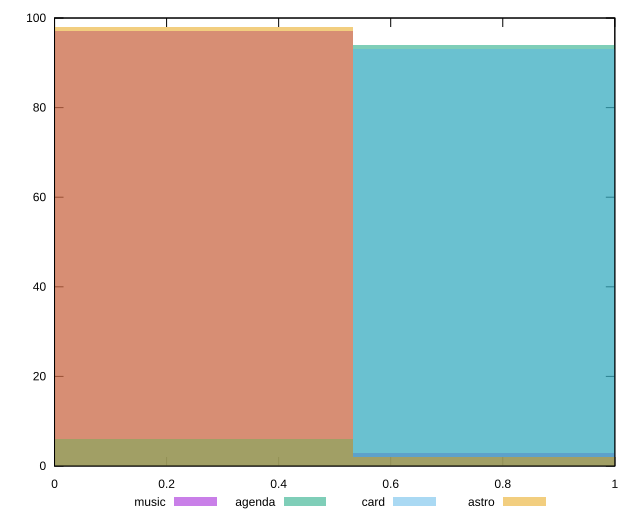

Write the gnuplot code that produced this figure.
reset

$music <<EOF
0 97
1.0667450311472646 3
EOF

$agenda <<EOF
0 6
1.0667450311472646 94
EOF

$card <<EOF
0 6
1.0667450311472646 93
EOF

$astro <<EOF
1.0667450311472646 2
0 98
EOF

set key outside below
set boxwidth 1.0667450311472646
set xrange [0:1]
set yrange [0:100]
set trange [0:100]
set style fill transparent solid 0.5 noborder
set terminal svg size 640, 520 enhanced background rgb 'white'
set output "report/report_00029_2021-02-24T13-36-40.390Z/estimated-input-latency/comparison/histogram/all_score.svg"

plot $music title "music" with boxes, \
     $agenda title "agenda" with boxes, \
     $card title "card" with boxes, \
     $astro title "astro" with boxes

reset
